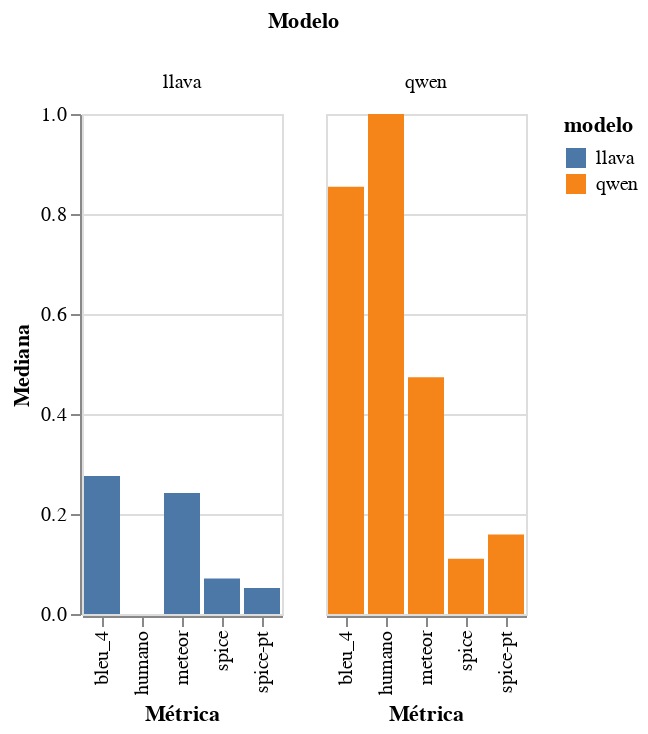

The cell this chart's notebook holds for it:
### Code cell
bar_chart_mediana = (
    alt.Chart(medianas)
    .mark_bar()
    .encode(
        x=alt.X(
            "métrica:N",
            title="Métrica"
        ),
        y=alt.Y("valor:Q", title="Mediana", scale=alt.Scale(domain=[0, 1])),
        color="modelo:N",
        column=alt.Column("modelo:N", title="Modelo"),
    )
    .properties(width=100, height=250)
)

bar_chart_mediana.display()

### Figure 1 — Vega-Lite specification as saved in the notebook (floating-point values rounded to 4 significant figures)
{"config": {"view": {"continuousWidth": 300, "continuousHeight": 300}}, "data": {"name": "data-5fabbef8c5dcd2f07587bb4e31b91172"}, "mark": {"type": "bar"}, "encoding": {"color": {"field": "modelo", "type": "nominal"}, "column": {"field": "modelo", "title": "Modelo", "type": "nominal"}, "x": {"field": "métrica", "title": "Métrica", "type": "nominal"}, "y": {"field": "valor", "scale": {"domain": [0, 1]}, "title": "Mediana", "type": "quantitative"}}, "height": 250, "width": 100, "$schema": "https://vega.github.io/schema/vega-lite/v5.20.1.json", "datasets": {"data-5fabbef8c5dcd2f07587bb4e31b91172": [{"modelo": "llava", "métrica": "bleu_4", "valor": 0.2761}, {"modelo": "qwen", "métrica": "bleu_4", "valor": 0.8547}, {"modelo": "llava", "métrica": "meteor", "valor": 0.242}, {"modelo": "qwen", "métrica": "meteor", "valor": 0.4734}, {"modelo": "llava", "métrica": "spice", "valor": 0.07122}, {"modelo": "qwen", "métrica": "spice", "valor": 0.1104}, {"modelo": "llava", "métrica": "spice-pt", "valor": 0.05217}, {"modelo": "qwen", "métrica": "spice-pt", "valor": 0.1592}, {"modelo": "llava", "métrica": "humano", "valor": 0.0}, {"modelo": "qwen", "métrica": "humano", "valor": 1.0}]}}
